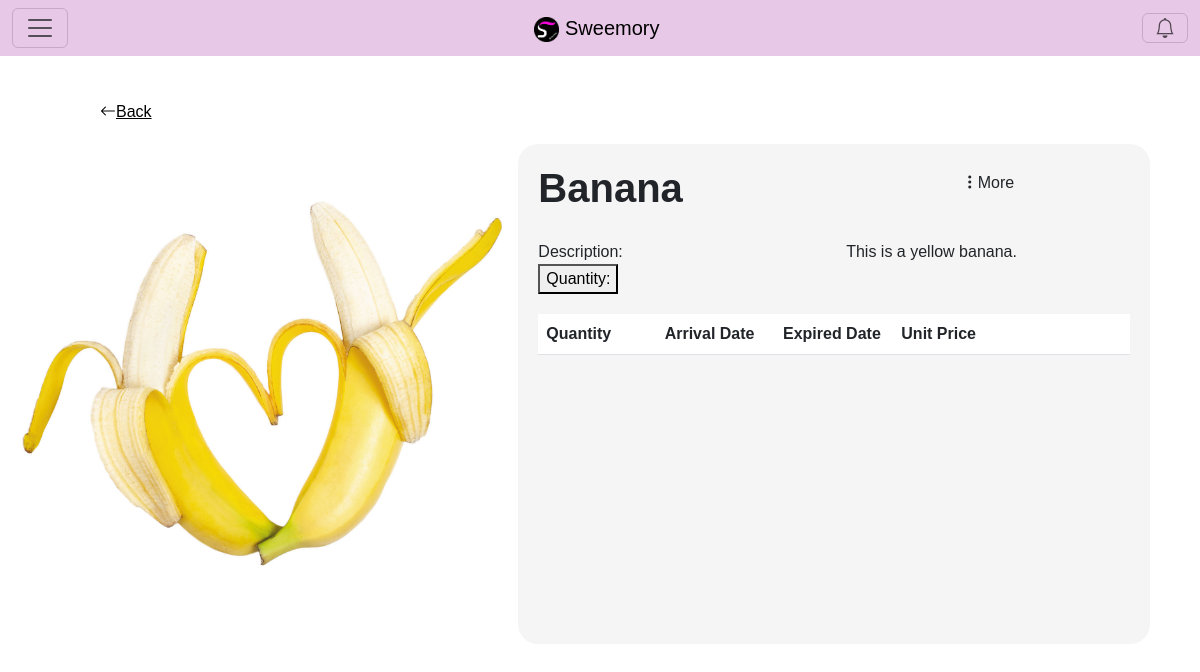
The page /Ingredient/ingredientDetails/4 (signed in) on the database its author committed.
### tables this page shows
CREATE TABLE `ingredient` (
  `ingredient_id` int(11) NOT NULL,
  `name` varchar(50) NOT NULL,
  `category` varchar(25) NOT NULL,
  `description` text NOT NULL,
  `picture` varchar(128) NOT NULL
);

### app/core/Controller.php (called while the page is built, shortened)
<?php
class Controller
{
    function view($name, $data = [])
    {
        include('app/views/' . $name . '.php');
    }
}

### app/core/App.php (called while the page is built, shortened)
<?php
class App
{
    public function __construct()
    {
        $request = $this->parseUrl($_GET['url'] ?? '');
        $method = 'index';
        if (file_exists('app/controllers/' . $request[0] . '.php'))
        {
            unset($request[0]);
        }
        $controller = new $controller;
        if (isset($request[1]) && method_exists($controller, $request[1]))
        {
            $method = $request[1];
            unset($request[1]);
        }
        $params = array_values($request);
        call_user_func_array([$controller, $method], $params);
    }
    function parseUrl($url)
    {
        return explode('/', trim($url, '/'));
    }
}

### index.php (called while the page is built, shortened)
<?php
new app\core\App;

### app/models/Ingredient.php (called while the page is built, shortened)
<?php
class Ingredient extends \app\core\Model {
	public function getIngredientDetails($ingredient_id)
	{
		$SQL = "SELECT * FROM `ingredient` WHERE `ingredient`.`ingredient_id` = :ingredient_id;";
		$STH = self::$connection->prepare($SQL);
		$data = ['ingredient_id'=>$ingredient_id];
		$STH->execute($data);
		$STH->setFetchMode(\PDO::FETCH_CLASS, 'app\\models\\Ingredient');
		return $STH->fetch();
	}
}

### app/core/autoload.php (called while the page is built, shortened)
<?php
spl_autoload_register(
    function($class_name)
    {
        $class_name = str_replace("\\", DIRECTORY_SEPARATOR, $class_name);
    }
);

### app/views/Ingredient/ingredientDetails.php (the view, shortened to what this page needs)
<link rel="stylesheet" type="text/css" href="/css/foodDetails.css">
<div id="foodDetailsDiv">
  <a href="/Ingredient/index" id="backLink"><i class="bi bi-arrow-left"></i><?= _('Back') ?></a>
  <div class="container text-center">
    <div class="row align-items-start">
      <div class="col-5">
        <div>
          <img id="foodIMG" src="/ingredientImages/<?= $data[0]->picture ?>">
          <div class="spacer" style="height: 500px; flex-shrink: 0; margin: 0; padding: 0;"></div>
        </div>
      </div>
      <div class="col-7">
        <div id="foodDetails">
          <div class="row justify-content-between">
            <div class="col-4">
              <h1 id="foodName"><?= htmlentities($data[0]->name) ?></h1>
            </div>
            <div class="col-4">
              <div class="btn-group dropend">
                <button type="button" class="btn" data-bs-toggle="dropdown" aria-haspopup="true" aria-expanded="false"><i class="bi bi-three-dots-vertical"></i>More</button>
              </div>
            </div>
          </div>
          <div class="container" id="ingredientContent">
            <div class="row align-items-start">
              <div class="col">
                <?= _('Description') ?>:
                <br>
                <button onclick="myFunction()"><?= _('Quantity') ?>:</button>
              </div>
              <div class="col">
                <p><?= htmlentities($data[0]->description) ?></p>
              </div>
            </div>
          </div>
          <div id="myDIV">
            <table class="table table-hover">
              <thead>
                <tr>
                  <th scope="col">Quantity</th>
                  <th scope="col">Arrival Date</th>
                  <th scope="col">Expired Date</th>
                  <th scope="col">Unit Price</th>
                  <th scope="col"></th>
                </tr>
              </thead>
            </table>
          </div>
        </div>
      </div>
    </div>
  </div>
</div>

### css/main.css (style rules this page uses)
body { background-color: #FFFFFF; font-family: 'Ubuntu', sans-serif; position: relative; top: 50px; }
.container { border-radius: 5px; padding: 20px 0; }

### css/IT.css (style rules this page uses)
table { table-layout: fixed; width: 100%; }
th,td { word-wrap: break-word; }

### css/foodDetails.css (style rules this page uses)
#foodIMG { max-width: 500px; max-height: 500px; border-radius: 10px; position: absolute; padding-right: 20px; top: 50%; transform: translate(-50%,-50%); }
#backLink { padding: 50px; margin: ; color: black; }
#foodDetailsDiv { margin: 50px; height: 75%; }
#foodDetails { width: 100%; height: 500px; padding: 20px; background-color: #f5f5f5; text-align: left; border-radius: 20px; }
#foodName { font-weight: bold; }

### rows shown on the page
ingredient: picture (picture), name "Banana", description "This is a yellow banana."

### other values the page prints
_('Back') "Back"
_('Description') "Description"
_('Quantity') "Quantity"
